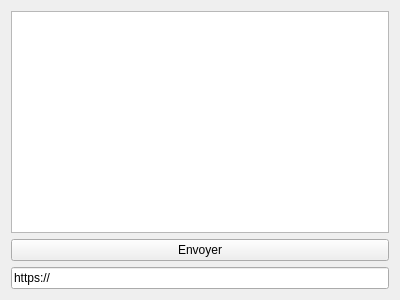
<?xml version="1.0" encoding="UTF-8"?>
<ui version="4.0">
 <class>MainWindow</class>
 <widget class="QMainWindow" name="MainWindow">
  <property name="geometry">
   <rect>
    <x>0</x>
    <y>0</y>
    <width>400</width>
    <height>300</height>
   </rect>
  </property>
  <property name="windowTitle">
   <string>WebHook</string>
  </property>
  <widget class="QWidget" name="centralWidget">
   <layout class="QGridLayout" name="gridLayout">
    <item row="2" column="0">
     <widget class="QPushButton" name="pushButton">
      <property name="text">
       <string>Envoyer</string>
      </property>
     </widget>
    </item>
    <item row="0" column="0">
     <widget class="QPlainTextEdit" name="TB_CHAT"/>
    </item>
    <item row="3" column="0">
     <widget class="QLineEdit" name="TB_URL">
      <property name="text">
       <string>https://</string>
      </property>
     </widget>
    </item>
   </layout>
  </widget>
 </widget>
 <layoutdefault spacing="6" margin="11"/>
 <resources/>
 <connections/>
</ui>
